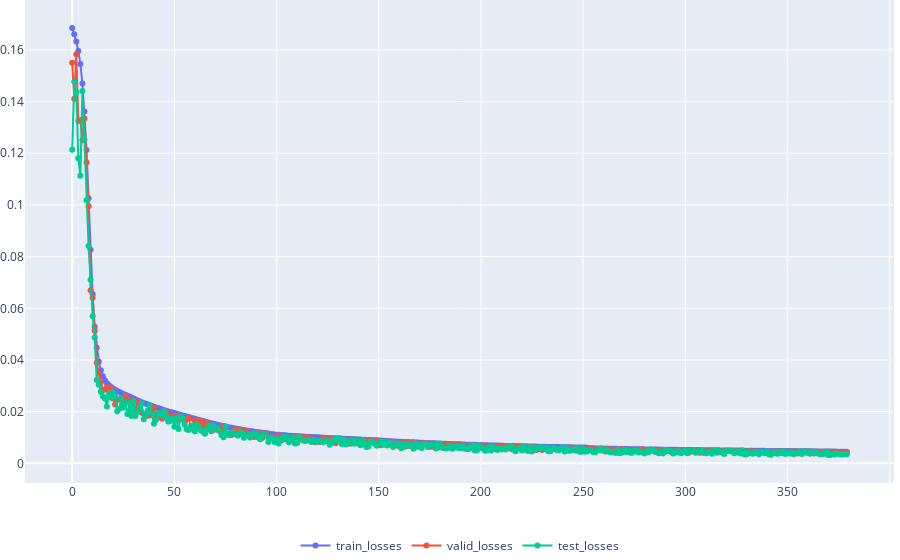

Notebook code for this chart:
### Code cell
import plotly.graph_objects as go

fig = go.Figure()
fig.add_trace(go.Scatter(x=list(range(len(train_losses))), y=train_losses, mode='lines+markers',  name='train_losses'))
fig.add_trace(go.Scatter(x=list(range(len(valid_losses))), y=valid_losses, mode='lines+markers',  name='valid_losses'))
fig.add_trace(go.Scatter(x=list(range(len(test_losses))), y=test_losses, mode='lines+markers',  name='test_losses'))

fig.update_layout(legend_orientation="h",
                  legend=dict(x=.5, xanchor="center"),
                  margin=dict(l=0, r=0, t=0, b=0))
fig.show()

### Figure 1 — Plotly figure (JSON) as saved in the notebook; plotly's stock layout.template omitted (floating-point values rounded to 4 significant figures; data arrays with more than 128 entries replaced by an {"elided": "..."} marker saying what was removed)
{"data": [{"mode": "lines+markers", "name": "train_losses", "type": "scatter", "x": {"elided": "380 int values"}, "y": {"elided": "380 float values"}}, {"mode": "lines+markers", "name": "valid_losses", "type": "scatter", "x": {"elided": "380 int values"}, "y": {"elided": "380 float values"}}, {"mode": "lines+markers", "name": "test_losses", "type": "scatter", "x": {"elided": "380 int values"}, "y": {"elided": "380 float values"}}], "layout": {"legend": {"orientation": "h", "x": 0.5, "xanchor": "center"}, "margin": {"b": 0, "l": 0, "r": 0, "t": 0}}}
